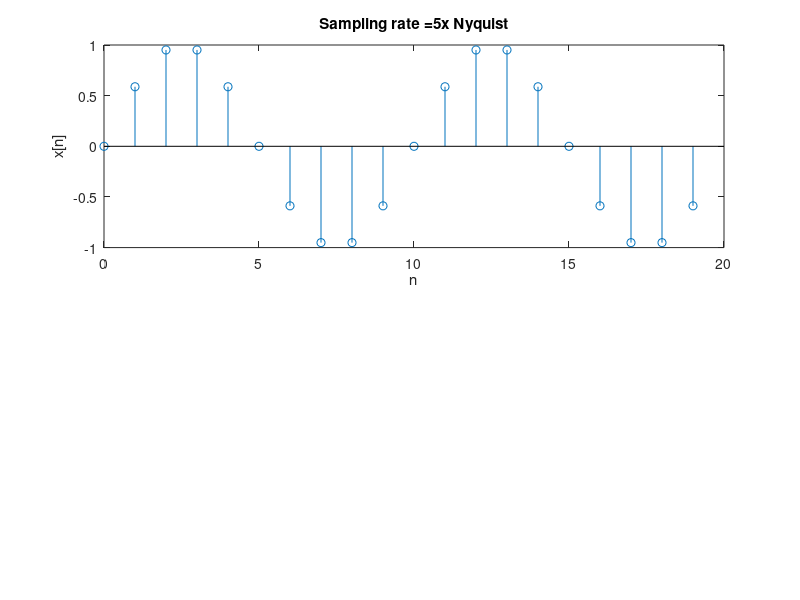

Here is the MATLAB script that generated this plot: (Note: this script raises an error after producing the figure.)
%Lucas Graham
%40249532
%Q1a

period = input("Number of periods: ");
step = input("Step size of frequency interval: ");

w = [-period*pi:step:period*pi];
for i = 1:5
    sampling_rate = input("Input the sampling rate: ");
    N = floor(2*sampling_rate);
    n = 0 : (2*N - 1);
    x = sin((2*pi/N)*n);
    
    figure;
    subplot(2,1,1);
    stem(n, x);
    xlabel('n'); ylabel('x[n]'); title(['Sampling rate =', num2str(sampling_rate), 'x Nyquist']);
    ft = dtft(x, w);
    subplot(2,1,2);
    plot(w, abs(ft));
    xlabel('\omega'); ylabel('|X(j\omega)|'); title('Magnitude of DTFT ');
end
